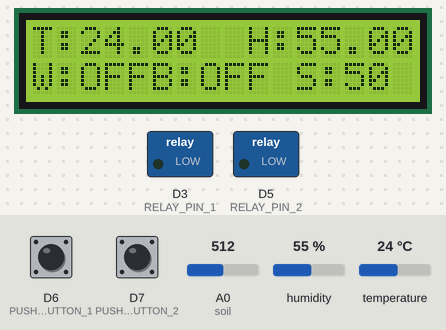
The sketch below on a simulated ESP8266 (NodeMCU). On the bench: 16×2 character LCD, switched loads named in the sketch (green lamp = pin HIGH). The test bench sets the inputs (shaded band); at power-on: temperature 24 °C, A0 (soil) = 512, D6 (PUSH_BUTTON_1) HIGH, D7 (PUSH_BUTTON_2) HIGH, humidity 55 %. WiFi joins after 1.5 s; servers stay silent unless stated.

Above: at 6.5 s.
6.6 s: temperature set to 16 °C
At 8.8 s:
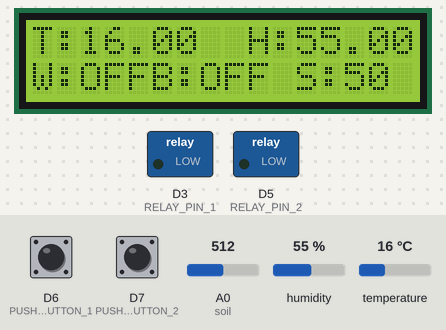
9.1 s: temperature set to 13 °C
At 10.6 s:
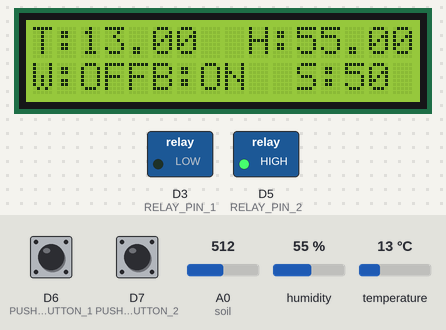
11.3 s: A0 (soil) set to 910
At 12.1 s:
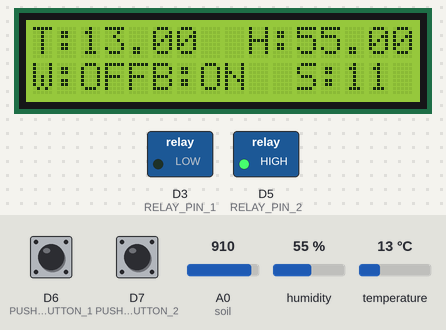
12.8 s: A0 (soil) set to 941
At 13.5 s:
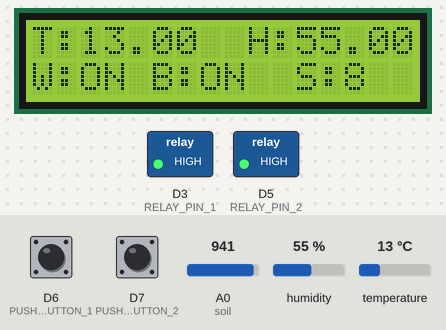
14.3 s: temperature set to 19 °C
At 16.5 s:
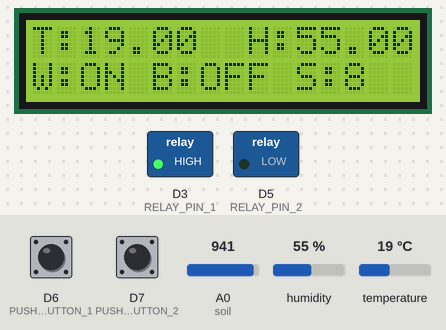
17.6 s: A0 (soil) set to 900
At 18.4 s:
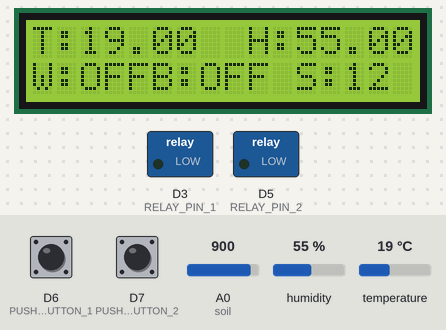
Timing chart, 0 to 20.2 s (numbered marks = the images above; inputs shaded):
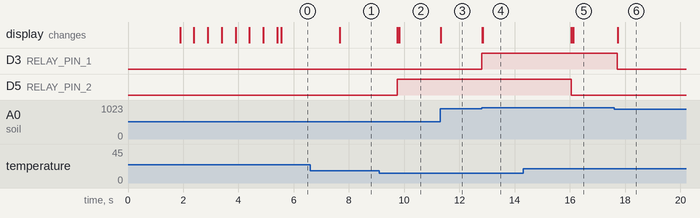

The sketch:

code5.ino
```cpp
// Khai bao thu vien
#include <LiquidCrystal_I2C.h>
#define BLYNK_PRINT Serial
#include <ESP8266WiFi.h>
#define BLYNK_TEMPLATE_ID "TMPL6WwwAxEk7"
#define BLYNK_TEMPLATE_NAME "Smart Garden"
#include <BlynkSimpleEsp8266.h>
#include <DHT.h>

// khai bao
LiquidCrystal_I2C lcd(0x27, 16, 2);
char auth[] = "vSfEUTAP3h9_lp0IaUcTiqMO8BY0esNZ";
char ssid[] = "k a z u o";
char pass[] = "0345102159";
DHT dht(D4, DHT11);
BlynkTimer timer;

// Khai bao phan cung
#define soil A0
// Trang thai ban dau
int relay1State = LOW;
int manualRelay1State = LOW;
int pushButton1State = HIGH;
int relay2State = LOW;
int manualRelay2State = LOW;
int pushButton2State = HIGH;
int autoMode = 1; // mode auto
#define RELAY_PIN_1 D3   // D3 Relay Water
#define RELAY_PIN_2 D5   // D5 Relay Bulb
#define PUSH_BUTTON_1 D6  // D6 Button Water
#define PUSH_BUTTON_2 D7  // D7 Button Bulb
#define VPIN_BUTTON_1 V12 // Virtual Pin Water
#define VPIN_AUTO_MODE V5 // Virtual Pin cho chế độ Auto/Manual

void setup() {
    Serial.begin(9600);
    lcd.begin();
    lcd.backlight();
    pinMode(RELAY_PIN_1, OUTPUT);
    pinMode(RELAY_PIN_2, OUTPUT);
    digitalWrite(RELAY_PIN_1, LOW);
    digitalWrite(RELAY_PIN_2, LOW);
    pinMode(PUSH_BUTTON_1, INPUT_PULLUP);
    pinMode(PUSH_BUTTON_2, INPUT_PULLUP);

    Blynk.begin(auth, ssid, pass, "blynk.cloud", 80);
    dht.begin();

    // Hien thi thong bao khoi tao "Initializing" trên LCD
    lcd.setCursor(0, 0);
    lcd.print("  Initializing  ");
    for (int a = 5; a <= 10; a++) {
        lcd.setCursor(a, 1);
        lcd.print(".");
        delay(500);
    }
    lcd.clear();
    delay(500);
    timer.setInterval(100L, soilMoistureSensor);
    timer.setInterval(100L, DHT11sensor);
    timer.setInterval(500L, checkPhysicalButton1);
    timer.setInterval(500L, checkPhysicalButton2);
}
// Doc du lieu tu cam bien DHT11
void DHT11sensor() {
    float h = dht.readHumidity();
    float t = dht.readTemperature();

    if (isnan(h) || isnan(t)) {
        Serial.println("Failed to read from DHT sensor!");
        return;
    }
    // Gui gia tri len ung dung Blynk
    Blynk.virtualWrite(V0, t);
    Blynk.virtualWrite(V1, h);

    lcd.setCursor(0, 0);
    lcd.print("T:");
    lcd.print(t);
    lcd.print("    "); // Xóa ký tự cũ

    lcd.setCursor(9, 0);
    lcd.print("H:");
    lcd.print(h);
    lcd.print("    "); // Xóa ký tự cũ
    if (autoMode == 1) { // Nếu ở chế độ tự động
        if (t < 15) {
            relay2State = HIGH; // Bật relay để sưởi ấm
        } else {
            relay2State = LOW;  // Tắt relay khi độ ẩm >= 15
        }
        digitalWrite(RELAY_PIN_2, relay2State);
    }
}

void soilMoistureSensor() {
    int value = analogRead(soil);
    value = 100 - map(value, 0, 1023, 0, 100);

    Blynk.virtualWrite(V3, value);
    lcd.setCursor(11, 1);
    lcd.print("S:");
    lcd.print(value);
    lcd.print("  ");

    if (autoMode == 1) {
        if (value < 10) {
            relay1State = HIGH; // Bật relay để bơm nước
        } else {
            relay1State = LOW;
        }
        digitalWrite(RELAY_PIN_1, relay1State);
        Blynk.virtualWrite(VPIN_BUTTON_1, relay1State);
    }
}

BLYNK_CONNECTED() {
    Blynk.syncVirtual(VPIN_BUTTON_1);
    Blynk.syncVirtual(VPIN_AUTO_MODE);
}

BLYNK_WRITE(VPIN_BUTTON_1) {
    if (autoMode == 1) {
        autoMode = 0;
        Blynk.virtualWrite(VPIN_AUTO_MODE, autoMode);
    }
    manualRelay1State = param.asInt();
    relay1State = manualRelay1State;
    Blynk.virtualWrite(VPIN_BUTTON_1, relay1State);
    digitalWrite(RELAY_PIN_1, relay1State);
}

BLYNK_WRITE(VPIN_AUTO_MODE) {
    autoMode = param.asInt();
    if (autoMode == 1) {
        // Chế độ tự động
    } else {
        relay1State = manualRelay1State; // Giữ lại trạng thái relay1
        relay2State = manualRelay2State; // Giữ lại trạng thái relay2
        digitalWrite(RELAY_PIN_1, relay1State); // Cập nhật trạng thái
        digitalWrite(RELAY_PIN_2, relay2State); // Cập nhật trạng thái
        Blynk.virtualWrite(VPIN_BUTTON_1, relay1State); // Cập nhật lên Blynk
    }
}

// Nút nhấn vật lý cho Relay 1
void checkPhysicalButton1() {
    if (digitalRead(PUSH_BUTTON_1) == LOW) {
        if (pushButton1State != LOW) {
            if (autoMode == 1) {
                autoMode = 0;
                Blynk.virtualWrite(VPIN_AUTO_MODE, autoMode);
            }
            manualRelay1State = !manualRelay1State;
            relay1State = manualRelay1State;
            digitalWrite(RELAY_PIN_1, relay1State);
            Blynk.virtualWrite(VPIN_BUTTON_1, relay1State);
        }
        pushButton1State = LOW;
    } else {
        pushButton1State = HIGH;
    }
}

// Nút nhấn vật lý cho Relay 2
void checkPhysicalButton2() {
    if (digitalRead(PUSH_BUTTON_2) == LOW) {
        if (pushButton2State != LOW) {
            if (autoMode == 1) {
                autoMode = 0;
                Blynk.virtualWrite(VPIN_AUTO_MODE, autoMode);
            }
            manualRelay2State = !manualRelay2State;
            relay2State = manualRelay2State;
            digitalWrite(RELAY_PIN_2, relay2State);
        }
        pushButton2State = LOW;
    } else {
        pushButton2State = HIGH;
    }
}

void loop() {
  if (relay1State == HIGH) {
    lcd.setCursor(0, 1);
    lcd.print("W:ON ");
  } else {
    lcd.setCursor(0, 1);
    lcd.print("W:OFF");
  }
  if (relay2State == HIGH) {
    lcd.setCursor(5, 1);
    lcd.print("B:ON ");
  } else {
    lcd.setCursor(5, 1);
    lcd.print("B:OFF");
  }
  Blynk.run();
  timer.run();
}
```

Measured:
- the behaviour switches between 15 and 14 °C on temperature (found by bisection; images 1 and 2)
- the behaviour switches between 925 and 926 on A0 (soil) (found by bisection; images 3 and 4)
- after the input at 6.6 s, the display: changes after 1.1 s (image 1)
- after the input at 9.1 s, D5 (RELAY_PIN_2): LOW → HIGH after 0.66 s; the display: first changes after 0.66 s (image 2 shows a later state)
- after the input at 11.3 s, the display: changes at once (image 3)
- after the input at 12.8 s, D3 (RELAY_PIN_1): LOW → HIGH at once; the display: first changes at once (image 4 shows a later state)
- after the input at 14.3 s, D5 (RELAY_PIN_2): HIGH → LOW after 1.8 s; the display: first changes after 1.8 s (image 5 shows a later state)
- after the input at 17.6 s, D3 (RELAY_PIN_1): HIGH → LOW after 0.11 s; the display: first changes after 0.13 s (image 6 shows a later state)
